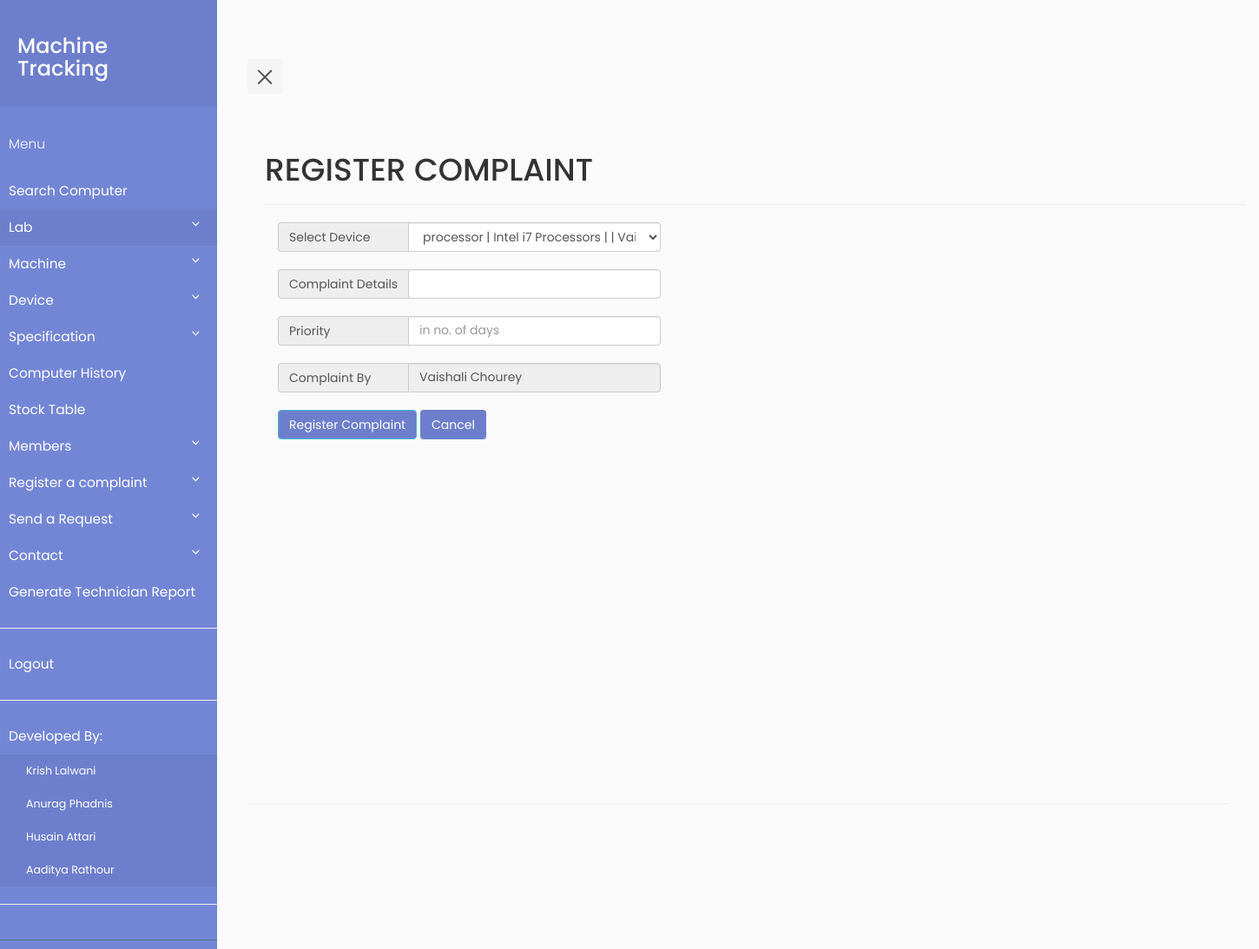
/device_complaint_form.php (signed in), run on the app's committed database.
### tables this page shows
CREATE TABLE `name` (
  `name_id` int(11) NOT NULL,
  `name` varchar(30) DEFAULT NULL
);

CREATE TABLE `member` (
  `member_id` int(11) NOT NULL,
  `id` varchar(30) DEFAULT NULL,
  `first_name` varchar(30) DEFAULT NULL,
  `last_name` varchar(30) DEFAULT NULL,
  `email` varchar(50) DEFAULT NULL,
  `pass_word` varchar(512) DEFAULT NULL,
  `role` int(5) DEFAULT NULL,
  `contact_no` varchar(10) DEFAULT NULL
);

### device_complaint_form.php (the view, shortened to what this page needs)
<?php
    require_once "pdo.php";
    if(!isset($_SESSION['id']))
    {
        die("ERROR 403 ACCESS DENIED");
    }
    else
    {
        $stmt=$pdo->prepare("SELECT first_name,last_name FROM member WHERE member_id = :id");
        $stmt->execute(array(":id"=>$_SESSION['id']));
        $row = $stmt->fetch(PDO::FETCH_ASSOC);
        $namex = $row['first_name'].' '.$row['last_name'];
    }
?>
<html>
<head>
    <link rel="stylesheet" type="text/css" href="https://maxcdn.bootstrapcdn.com/bootstrap/3.3.7/css/bootstrap.min.css" >
    <link rel="stylesheet" type="text/css" href="style5.css">
</head>
<body>
    <div class="wrapper">
    <?php if (isset($_SESSION['id'])&&$_SESSION['role']=='0') include "navbar.php";
                else if(isset($_SESSION['id'])&&$_SESSION['role']=='1')  include "navbar_faculty.php";
                else include "navbar_tech.php";?>
    <div class="container" id="content">
    <div class="page-header">
    <h1>REGISTER COMPLAINT</h1>
    </div>
    <form method="POST" action="device_complaint_form.php" class="col-xs-5">
    <div class="input-group">
    <span class="input-group-addon">Select Device</span>
    <select name="hardware_id" class="form-control">
        <?php
            $qr=$pdo->query("SELECT description,name,hardware.hardware_id, description,hardware_position.lab_id,hardware_position.member_id FROM hardware JOIN hardware_position ON (hardware_position.hardware_id=hardware.hardware_id) WHERE hardware_position.final_date='0000-00-00' OR hardware_position.final_date='1970-01-01'");
            while($row=$qr->fetch(PDO::FETCH_ASSOC))
            {
                $pro = $pdo->prepare("SELECT spec FROM specification where spec_id = :name_id");
                $pro->execute(array(':name_id' => $row['description']));
                $name=$pdo->prepare("SELECT name from name where name_id = :name");
                $name->execute(array(":name"=>$row['name']));
                $namer=$name->fetch(PDO::FETCH_ASSOC);
                $pron = $pro->fetch(PDO::FETCH_ASSOC);
                if(!is_null($row['lab_id']))
                {
                    $query=$pdo->prepare("SELECT name from lab where lab_id=:labid");
                    $query->execute(array(":labid"=>$row['lab_id']));
                    $labname=$query->fetch(PDO::FETCH_ASSOC);
                    $labname=$labname['name'];
                }
                else
                    $labname="";
                if(!is_null($row['member_id']))
                {
                    $query=$pdo->prepare("SELECT first_name,last_name from member where member_id=:memid");
                    $query->execute(array(":memid"=>$row['member_id']));
                    $membername=$query->fetch(PDO::FETCH_ASSOC);
                    $membername=$membername['first_name'].' '.$membername['last_name'];
                }
                else
                    $membername="";
                echo "<option value=".$row['hardware_id'].">".$namer['name'].' | '.$pron['spec'].' | '.$labname.' | '.$membername."</option>";
            }
        ?>
    </select>
     </div><br/>
    <div class="input-group">
    <span class="input-group-addon">Complaint Details </span>
    <input type="text" name="details" required="" class="form-control"> </div><br/>
    <div class="input-group">
    <span class="input-group-addon">Priority</span>
    <input type="number" name="priority" required="" placeholder="in no. of days" class="form-control" id="priority" onchange="Number('priority')"> </div><br/>
    <div class="input-group">
    <span class="input-group-addon">Complaint By </span>
    <input type="text" value = '<?= $namex ?>' disabled="" required="" class="form-control" id="cname" onchange="Names('cname')"> </div><br/>
    <input type="submit" value="Register Complaint" class="btn btn-info">
    <a class ="link-no-format" href="home.php"><div class="btn btn-my">Cancel</div></a>
    </form>
    </div>
    </div>
</body>
</html>

### style5.css (style rules this page uses)
body { font-family: 'Poppins', sans-serif; background: #fafafa; }
.wrapper { display: flex; align-items: stretch; perspective: 1500px; }
#content { padding: 20px; min-height: 100vh; transition: all 0.3s; }
input[type="submit"] { background-color: #6d7fcc; }
.btn-my { background-color: #6d7fcc; }

### device_complaint_form.php (style rules this page uses)
.input-group-addon { min-width:150px; text-align:left; }

### data on the page
name: hardware_id "processor | Intel i7 Processors | | Vaishali Chourey"
member: first_name+last_name "Vaishali Chourey"
